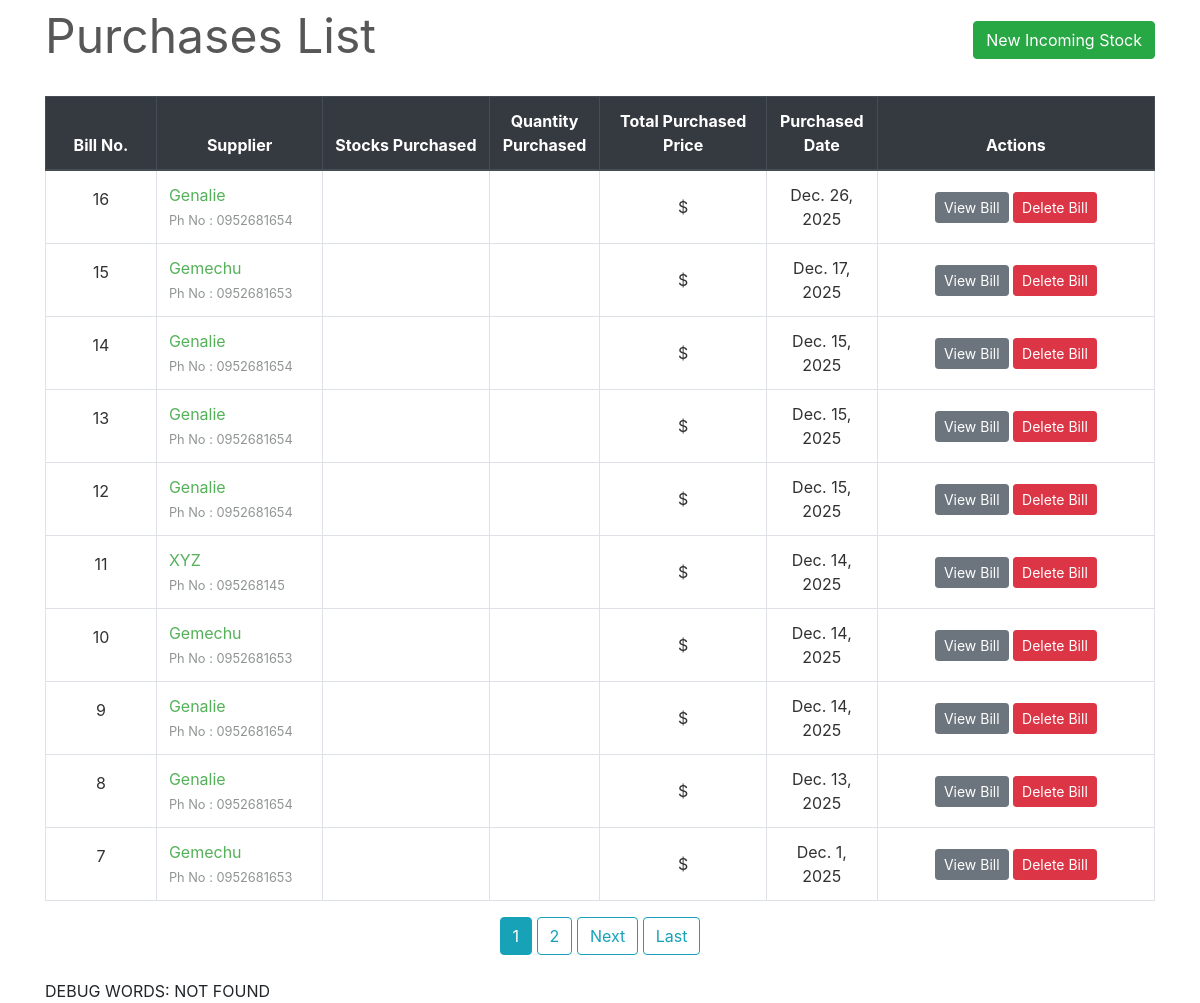
The page /transactions/purchases/ on the database its author committed.
### transactions/models.py (models this page shows, shortened)
class PurchaseBill(models.Model):
    billno = models.AutoField(primary_key=True)
    time = models.DateTimeField(auto_now=True)
    supplier = models.ForeignKey(Supplier, on_delete = models.CASCADE, related_name='purchasesupplier')

class Supplier(models.Model):
    id = models.AutoField(primary_key=True)
    name = models.CharField(max_length=150)
    phone = models.CharField(max_length=12, unique=True)
    address = models.CharField(max_length=200)
    email = models.EmailField(max_length=254, unique=True)
    tin = models.CharField(max_length=15, unique=True)
    gstin = models.CharField(max_length=15, unique=True)
    is_deleted = models.BooleanField(default=False)
    def __str__(self):
	    return self.name

### transactions/views.py (the view)
# urls.py: path('purchases/', views.PurchaseView.as_view(), name='purchases-list'),
class PurchaseView(ListView):
    model = PurchaseBill
    template_name = "purchases/purchases_list.html"
    context_object_name = 'bills'
    ordering = ['-time']
    paginate_by = 10

### transactions/templates/purchases/purchases_list.html (shortened to what this page needs)
{% extends "base.html" %}
{% load widget_tweaks %}
{% block content %}
    <div class="row" style="color: #575757; font-style: bold; font-size: 3rem;">
        <div class="col-md-8">Purchases List</div>
        <div class="col-md-4">
            <div style="float:right;"> <a class="btn btn-success" href="{% url 'transactions:select-supplier' %}">New Incoming Stock</a> </div>
        </div>
    </div>
    <br>
    <table class="table table-css table-hover table-bordered">
        <thead class="thead-dark align-middle">
            <tr>
                <th width="10%">Bill No.</th>
                <th width="15%">Supplier</th>
                <th width="15%">Stocks Purchased</th>
                <th width="10%">Quantity Purchased</th>
                <th width="15%">Total Purchased Price</th>
                <th width="10%">Purchased Date</th>
                <th width="25%">Actions</th>
            </tr>
        </thead>
{% if bills %}
<tbody>
{% for purchase in bills %}
<tr>
    <td class="align-middle">
        <p>{{ purchase.billno }}</p>
    </td>
    <td>
        {% if purchase.supplier and not purchase.supplier.is_deleted %}
            <a href="{% url 'transactions:supplier' purchase.supplier.id %}">
                {{ purchase.supplier }}
            </a><br>
        {% else %}
            {{ purchase.supplier }}<br>
        {% endif %}
        <small style="color:#909494">
            Ph No : {{ purchase.supplier.phone }}
        </small>
    </td>
    <td class="align-middle">
    </td>
    <td class="align-middle">
    </td>
    <td class="align-middle">
        ${{ purchase.get_total_price }}
    </td>
    <td class="align-middle">
        {{ purchase.time.date }}
    </td>
    <td class="align-middle">
        <a href="{% url 'transactions:purchase-bill' purchase.billno %}"
           class="btn btn-secondary btn-sm">View Bill</a>
        <a href="{% url 'transactions:delete-purchase' purchase.pk %}"
           class="btn btn-danger btn-sm">Delete Bill</a>
    </td>
</tr>
{% endfor %}
        </tbody>
    </table>
    <div class="align-middle">
        {% if is_paginated %}
            {% for num in page_obj.paginator.page_range %}
                {% if page_obj.number == num %}
                    <a class="btn btn-info mb-4" href="?page={{ num }}">{{ num }}</a>
                {% elif num > page_obj.number|add:'-3' and num < page_obj.number|add:'3' %}
                    <a class="btn btn-outline-info mb-4" href="?page={{ num }}">{{ num }}</a>
                {% endif %}
            {% endfor %}
            {% if page_obj.has_next %}
                <a class="btn btn-outline-info mb-4" href="?page={{ page_obj.next_page_number }}">Next</a>
                <a class="btn btn-outline-info mb-4" href="?page={{ page_obj.paginator.num_pages }}">Last</a>
            {% endif %}
        {% endif %}
    </div>
{% else %}
        <tbody></tbody>
    </table>
    <br><br><br><br><br><br><br><br>
    <div style="color: #575757; font-style: bold; font-size: 1.5rem; text-align: center;">The records are empty. Please try adding some.</div>
{% endif %}
DEBUG WORDS: {{ amount_in_words|default:"NOT FOUND" }}
{% endblock content %}

### homepage/static/css/main.css (style rules this page uses)
body, html { height: 100%; }
p { color: rgb(49, 49, 49); }
a { color: #55b159; }
.table-css { color: #313131; }
.align-middle { text-align: center; }

### rows shown on the page
PurchaseBill: billno "16", supplier "Genalie", supplier.phone "0952681654", time "Dec. 26, 2025"
PurchaseBill: billno "15", supplier "Gemechu", supplier.phone "0952681653", time "Dec. 17, 2025"
PurchaseBill: billno "14", supplier "Genalie", supplier.phone "0952681654", time "Dec. 15, 2025"
PurchaseBill: billno "13", supplier "Genalie", supplier.phone "0952681654", time "Dec. 15, 2025"
PurchaseBill: billno "12", supplier "Genalie", supplier.phone "0952681654", time "Dec. 15, 2025"
PurchaseBill: billno "11", supplier "XYZ", supplier.phone "095268145", time "Dec. 14, 2025"
PurchaseBill: billno "10", supplier "Gemechu", supplier.phone "0952681653", time "Dec. 14, 2025"
PurchaseBill: billno "9", supplier "Genalie", supplier.phone "0952681654", time "Dec. 14, 2025"
PurchaseBill: billno "8", supplier "Genalie", supplier.phone "0952681654", time "Dec. 13, 2025"
PurchaseBill: billno "7", supplier "Gemechu", supplier.phone "0952681653", time "Dec. 1, 2025"

### other values the page prints
{{ num }} "1"
{{ num }} "2"
{{ amount_in_words|default:"NOT FOUND" }} "NOT FOUND"
